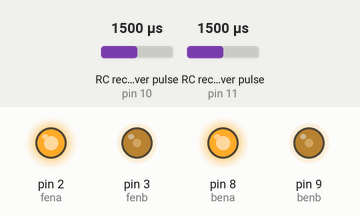
Recording of a sketch running on a simulated Arduino Uno, built with avr-gcc and run on an emulated ATmega328P. On the bench: output pins drawn as LEDs (lit = HIGH). Wiring (inferred from the names in the program): 2 × RC receiver channel: data pin 10 / data pin 11. The inputs (shaded band) are chosen by the test bench; at power-on: RC receiver pulse (sensors on pin 10, pin 11) 1500 µs. What the sketch prints to the serial monitor is not drawn.

Above: at 0.1 s.
Timing chart, 0 to 1.6 s (numbered marks = the images above):
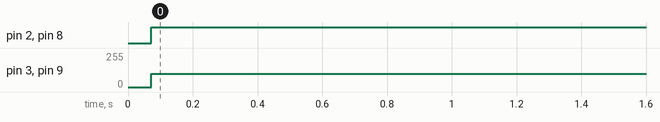

Measured:
- by itself, pin 2 (fena), pin 8 (bena): LOW → HIGH at 0.07 s
- by itself, pin 3 (fenb), pin 9 (benb): 0/255 → 100/255 at 0.07 s

The sketch:

RoboWar_Bot.ino
```cpp
/* Mahmudul Islam
 * EEE,Bangladesh University of Engineering and Technology (BUET)
 * Email: mahmudulislam299@gmail.com
 */

#define binA 4///back right
#define binB 5///back right
#define binC 6///back left
#define binD 7///back left
#define bena 8
#define benb 9

#define finA 14///right
#define finB 15///right
#define finC 16///left
#define finD 17///left
#define fena 2
#define fenb 3

int ch1 = 10;// channel 1 to 8//left right
int ch2 = 11; /// channel to 9//front back
int v1, v2, s;

char q;

//these values are got from calibrating RC remote
#define fmax 17225
#define fmin 16800
#define bmax 16700
#define bmin 16245
#define lmax 17250
#define lmin 16900
#define rmax 16700
#define rmin 16320

#define h 255
#define l 100


void setup() {
    void  fmtr_strt();
    void  bmtr_strt();
    pinMode(ch1, INPUT);
    pinMode(ch2, INPUT);
    Serial.begin(9600);
}

void loop() {
  rcfun();
  drive_car(q);
    }


void rcfun() {
  v1 = pulseIn(ch1,INPUT);
  Serial.print("val1=");
  Serial.println(v1);
   v2 = pulseIn(ch2,INPUT);
   Serial.print("val2=");
  Serial.println(v2);
  delay(10);
  Serial.print("\n");


  //********************************************************************//
  if( v1>=rmax && v1<=lmin && v2>= bmax && v2 <= fmin)
    {q= 'S'; /*Serial.println(q);*/}

  else if(v1>rmax && v1<lmin && v2>fmin)
    {q= 'F'; s = map(v2,fmin,fmax,50,255); /*Serial.println(s); Serial.println(q);*/}

  else if(v1>rmax && v1<lmin && v2<bmax)
    {q= 'B'; s = map(v2,bmax,bmin,50,255);/* Serial.println(s); Serial.println(q);*/}

  else if(v2> bmax && v2 <fmin && v1<rmax)
    {q= 'R';s = map(v1,rmin,rmax,255,50); /*Serial.println(s); Serial.println(q);*/}

  else if( v2> bmax && v2 <fmin && v1>lmin)
    {q= 'L'; s = map(v1,lmin,lmax,50,255); /*Serial.println(s); Serial.println(q);*/}

  //********************************************************************//

   else if( v2>= fmin && v1>=lmin)
    {q= 'G'; /*s = map(v1,lmin,lmax,0,255); /*Serial.println(s); Serial.println(q);*/}

    else if( v2>=fmin && v1<=rmax)
    {q= 'I'; /*s = map(v1,lmin,lmax,0,255); /*Serial.println(s); Serial.println(q);*/}

    else if( v2<=bmax && v1>=lmin)
    {q= 'H'; /*s = map(v1,lmin,lmax,0,255); /*Serial.println(s); Serial.println(q);*/}

   else if( v2<=bmax && v2>100 && v1<=rmax && v1>100)
   {q= 'J'; /*s = map(v1,lmin,lmax,0,255); /*Serial.println(s); Serial.println(q);*/}

  else
    {q='S';}
}

void fmtr_strt()
{
  pinMode(finA,OUTPUT);
  pinMode(finB,OUTPUT);
  pinMode(finC,OUTPUT);
  pinMode(finD,OUTPUT);
  pinMode(fena,OUTPUT);
  pinMode(fenb,OUTPUT);

  digitalWrite(finA,HIGH);
  digitalWrite(finB,HIGH);
  digitalWrite(finC,HIGH);
  digitalWrite(finD,HIGH);
}

void bmtr_strt()
{
  pinMode(binA,OUTPUT);
  pinMode(binB,OUTPUT);
  pinMode(binC,OUTPUT);
  pinMode(binD,OUTPUT);
  pinMode(bena,OUTPUT);
  pinMode(benb,OUTPUT);

  digitalWrite(binA,HIGH);
  digitalWrite(binB,HIGH);
  digitalWrite(binC,HIGH);
  digitalWrite(binD,HIGH);
}

void drive_car(char p){
  if(p=='F') //forward
  {
    f_speed(s, s);
    b_speed(s, s);
  }

  else if(p=='B') // backword
  {
    f_speed(-s, -s);
    b_speed(-s, -s);
  }

  if(p=='R') //right
  {
   f_speed(s, -s);
   b_speed(s, -s);
  }

  if(p=='L') // left
  {
   f_speed(-s, s);
   b_speed(-s, s);
  }

  if(p=='G') // forward left
  {
    f_speed(l, h);
    b_speed(l, h);
  }

  if(p=='I') // forward right
  {
    f_speed(h, 60);
    b_speed(h, 60);
  }

  if(p=='H') // backword left
  {
    f_speed(-l, -h);
    b_speed(-l, -h);
  }

  if(p=='J') // backword right
  {
    f_speed(-h, -l);
    b_speed(-h, -l);
  }

  if(p=='S') //stop
  {
    f_speed(0,0);
    b_speed(0,0);
  }
}


void f_speed(int flm, int frm)
{
 if(flm==0)
  {
    digitalWrite(finC,HIGH);
    digitalWrite(finD,HIGH);
  }
  if(flm>0)
  {
    digitalWrite(finC,HIGH);
    digitalWrite(finD,LOW);
  }
  else if(flm<0)
  {
    digitalWrite(finC,LOW);
    digitalWrite(finD,HIGH);
  }


  if(frm==0)
  {
    digitalWrite(finA,HIGH);
    digitalWrite(finB,HIGH);
  }
  if(frm>0)
  {
    digitalWrite(finA,HIGH);
    digitalWrite(finB,LOW);
  }
  else if(frm<0)
  {
    digitalWrite(finA,LOW);
    digitalWrite(finB,HIGH);
  }
  if(flm>254) flm=254;
  if(flm<-254) flm=-254;
  if(frm>254) frm=254;
  if(frm<-254) frm=-254;

  analogWrite(fena,abs(frm));
  analogWrite(fenb,abs(flm));

}

void b_speed(int blm, int brm)
{
 if(blm==0)
  {
    digitalWrite(binC,HIGH);
    digitalWrite(binD,HIGH);
  }
  else if(blm>0)
  {
    digitalWrite(binC,HIGH);
    digitalWrite(binD,LOW);
  }
  else if(blm<0)
  {
    digitalWrite(binC,LOW);
    digitalWrite(binD,HIGH);
  }


  if(brm==0)
  {
    digitalWrite(binA,HIGH);
    digitalWrite(binB,HIGH);
  }
  else if(brm>0)
  {
    digitalWrite(binA,HIGH);
    digitalWrite(binB,LOW);
  }
  else if(brm<0)
  {
    digitalWrite(binA,LOW);
    digitalWrite(binB,HIGH);
  }
  if(blm>254) blm=254;
  if(blm<-254) blm=-254;
  if(brm>254) brm=254;
  if(brm<-254) brm=-254;

  analogWrite(bena,abs(brm));
  analogWrite(benb,abs(blm));

}
```
